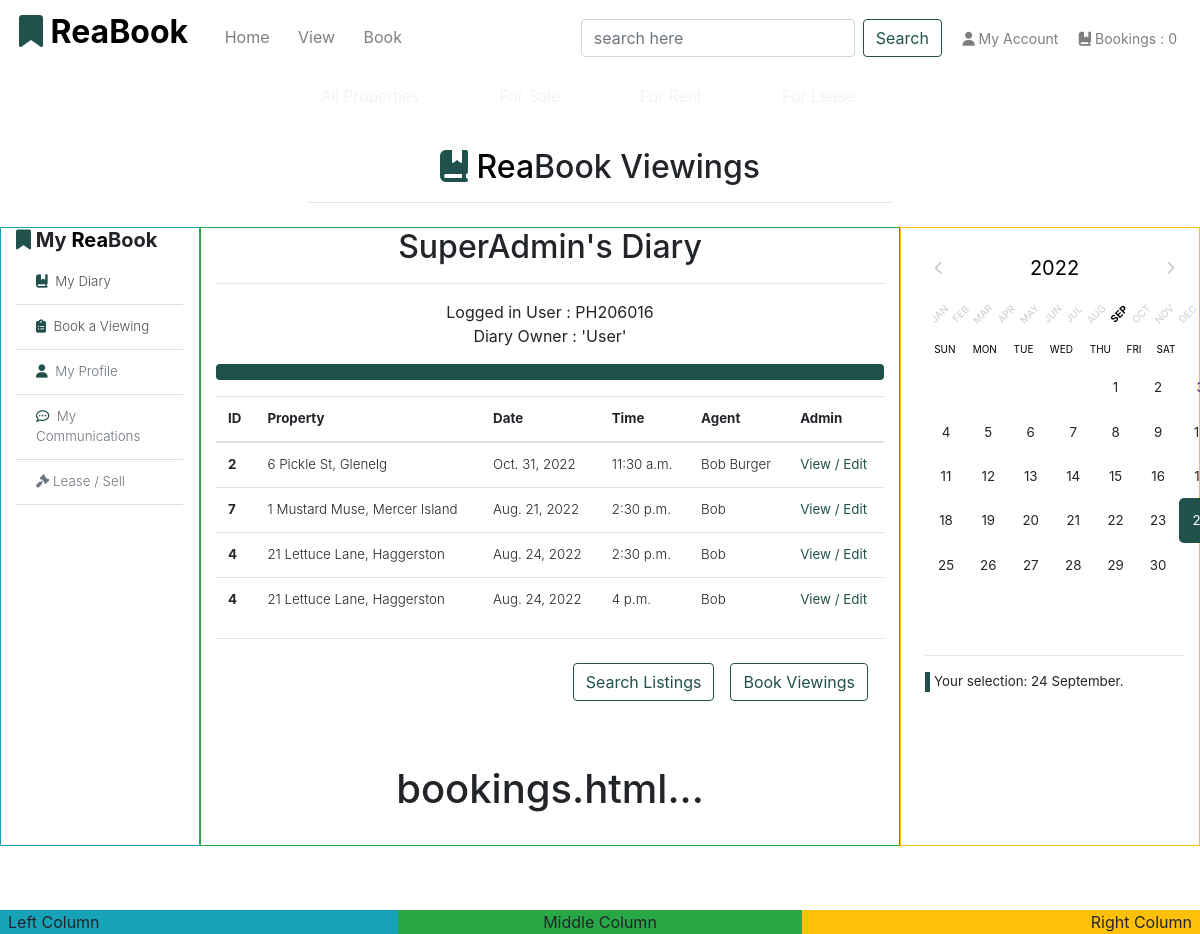
The app's page /book/diary/ (signed in), older data.
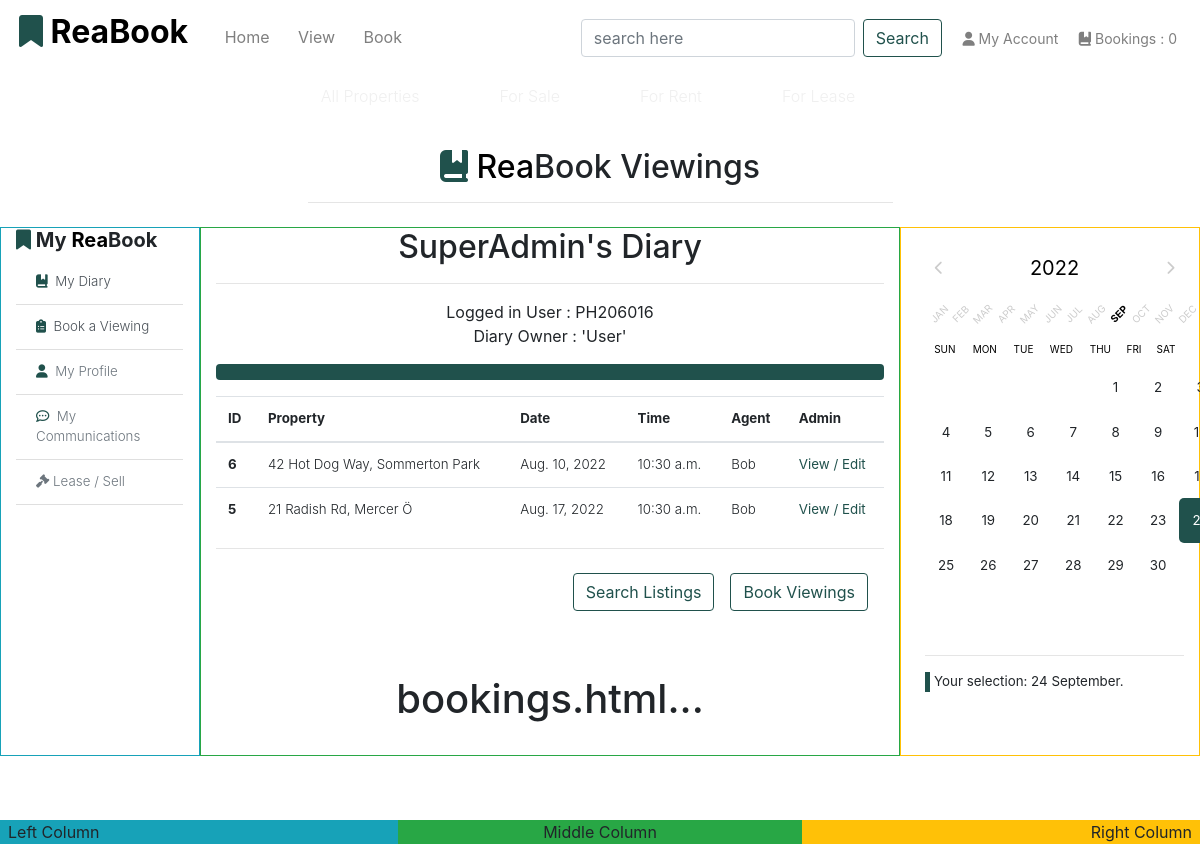
The same page, newer data.
### app_bookings/models.py (models this page shows, shortened)
class Booking(models.Model):
    booking_number = models.CharField(max_length=8, null=False, editable=False)
    property_id = models.ForeignKey('app_properties.Property', null=True, blank=True, on_delete=models.SET_NULL)
    booking_name = models.CharField(max_length=254, null=True, blank=True, default='15 min Viewing')
    date_of_viewing = models.DateField(default=date.today)
    time_of_viewing = models.TimeField(default=timezone.now)
    client_message = models.TextField(null=True, blank=True, max_length=140)
    date_submitted = models.DateTimeField(default=timezone.now)
    viewing_active = models.BooleanField(default=True)
    f_name = models.CharField(max_length=40)
    l_name = models.CharField(max_length=40)
    client_username = models.CharField(max_length=40, default='Create Username')
    client_email = models.EmailField(max_length=254)
    client_phone = models.IntegerField(null=True, blank=True, default=123456789)
    client_city = models.CharField(max_length=140, null=True, blank=True)
    client_state = models.CharField(max_length=10, null=True, blank=True)
    client_zip = models.CharField(max_length=10, default='123 45')
    client_country = models.CharField(max_length=140, null=True, blank=True)
    contact_ok = models.BooleanField(default=False)
    class Meta:
        verbose_name_plural = 'Bookings'

### app_properties/models.py (models this page shows)
class Property(models.Model):
    category = models.ForeignKey(
        'Category', null=True, blank=True, on_delete=models.SET_NULL
        )
    sector = models.ForeignKey(
        'Sector', null=True, blank=True, on_delete=models.SET_NULL
        )
    title_no = models.CharField(max_length=254, default='LT0000', unique=True)
    name = models.CharField(max_length=30)
    ribbon_feature = models.CharField(max_length=20, default="New Listing")
    description = models.TextField()
    sale_price = models.IntegerField(null=False, blank=False, default=1000000)
    rent_pw = models.IntegerField(null=False, blank=False, default=100000)
    rating = models.DecimalField(
        max_digits=3, decimal_places=1, null=True, blank=True
        )
    main_image_url = models.URLField(max_length=1024, null=True, blank=True)
    main_image = models.ImageField(null=True, blank=True)
    bath_image = models.ImageField(null=True, blank=True)
    kitchen_image = models.ImageField(null=True, blank=True)
    bedroom_image = models.ImageField(null=True, blank=True)
    living_image = models.ImageField(null=True, blank=True)
    main_image = models.ImageField(null=True, blank=True)
    bedrooms = models.IntegerField(null=False, blank=False)
    bathrooms = models.IntegerField(null=False, blank=False)
    carports = models.IntegerField(null=False, blank=False)
    land_area = models.IntegerField(null=True, blank=True)
    building_area = models.IntegerField(null=True, blank=True)
    air_conditioning = models.IntegerField(null=False, blank=False)
    unit_no = models.IntegerField(null=True, blank=True)
    house_no = models.IntegerField(null=True, blank=False, default="No.")
    level = models.IntegerField(null=True, blank=True)
    street = models.CharField(max_length=40, null=True, blank=False, default='Street')
    suburb = models.CharField(max_length=40)
    city = models.CharField(max_length=40)
    state = models.CharField(max_length=40, null=True, blank=True)
    country = models.CharField(max_length=40, null=True, blank=True)
    postcode = models.CharField(max_length=10)
    build_date = models.DateField(null=True, blank=True)
    list_date = models.DateField(auto_now_add=True)
    list_duration = models.IntegerField(null=False, blank=False, default=30)
    date_available = models.DateField(null=True, blank=True)
    owner_fname = models.CharField(max_length=254, null=True, blank=False)
    owner_lname = models.CharField(max_length=254, null=True, blank=False)
    viewings = models.BooleanField(default=True)
    realtor = models.CharField(max_length=256, null=True, blank=True, default='ReaBook.net')
    class Meta:
        verbose_name_plural = 'Properties'
        get_latest_by = 'list_date'
    def __str__(self):
        return f"{self.id}"

### app_bookings/views.py (the view)
# urls.py: path('diary/', views.user_diary, name='user_diary'),
def user_diary(request):
    prop = Property.objects.all()
    bookings = Booking.objects.all()
    context = {
        'bookings': bookings,
        'prop': prop,
        }
    return render(request, 'book/bookings.html', context)

### app_bookings/templates/book/bookings.html (shortened to what this page needs)
{% extends 'base.html' %}
{% load static %}
{% block content %}
{% if user.is_authenticated %}
{% include 'includes/bookings-base.html' %}
<div class="row">
    <div class="col-md-12 text-center mb-md-5 h-100">
        <h2 class="heading-section">{{ user.first_name }}'s Diary</h2>
        <hr>
        Logged in User : {{ user }}
        <br>
        Diary Owner : 'User'
        <br>
        <div class="progress my-3">
            <div class="progress-bar bg-green" role="progressbar" style="width: 100%" aria-valuenow="100" aria-valuemin="0" aria-valuemax="100"></div>
        </div>
        <div class="row mb-3">
            <div class="col text-lg-left">
                <div class="list-group list-group-flush" id="list-tab" role="tablist">
                    <table class="table table-hover">
                        <thead>
                            <tr>
                                <th scope="col">ID</th>
                                <th scope="col">Property</th>
                                <th scope="col">Date</th>
                                <th scope="col">Time</th>
                                <th scope="col">Agent</th>
                                <th scope="col">Admin</th>
                            </tr>
                        </thead>
                        <tbody class="font-weight-light">
                            {% for booking in bookings %}
                                <tr>
                                    <th scope="row">{{ booking.property_id }}</th>
                                    <td>{{ booking.property_id.house_no }} {{ booking.property_id.street }}, {{ booking.property_id.suburb }}</td>
                                    <td>{{ booking.date_of_viewing }}</td>
                                    <td>{{ booking.time_of_viewing }}</td>
                                    <td>{{ booking.property_id.realtor }}</td>
                                    <td>
                                        <a href="{% url 'update_booking' booking.id %}" aria-label="" class="reabook-logo"><strong>View / Edit</strong>
                                        </a>
                                    </td>
                                </tr>
                            {% endfor %}
                        </tbody>
                    </table>
                </div>
                <hr class="mt-0 mb-4">
                <div class="row">
                    <div class="col-lg-12">
                        <a href="{% url 'choose_bookings' %}" aria-label="">
                            <button class="btn btn-outline-reabook float-right mr-3" >Book Viewings</button>
                        </a>
                        <a href="{% url 'properties' %}" aria-label="">
                            <button class="btn btn-outline-reabook float-right mr-3" >Search Listings</button>
                        </a>
                    </div>
                </div>
            </div>
        </div>
    </div>
</div>
    <div class="row justify-content-center">
        <div class="col-12">
            <h1>bookings.html...</h1>
            <br>
        </div>
    </div>
{% include 'includes/bookings-base-calendar.html' %}
{% else %}
    {% include 'includes/account-required.html' %}
{% endif %}
{% endblock %}

Row changes from the older to the newer data that the page shows:
removed Booking: property_id "2", property_id.house_no "6", property_id.street "Pickle St", property_id.suburb "Glenelg", date_of_viewing "Oct. 31, 2022", time_of_viewing "11:30 a.m.", property_id.realtor "Bob Burger"
removed Booking: property_id "7", property_id.house_no "1", property_id.street "Mustard Muse", property_id.suburb "Mercer Island", date_of_viewing "Aug. 21, 2022", time_of_viewing "2:30 p.m.", property_id.realtor "Bob"
removed Booking: property_id "4", property_id.house_no "21", property_id.street "Lettuce Lane", property_id.suburb "Haggerston", date_of_viewing "Aug. 24, 2022", time_of_viewing "2:30 p.m.", property_id.realtor "Bob"
removed Booking: property_id "4", property_id.house_no "21", property_id.street "Lettuce Lane", property_id.suburb "Haggerston", date_of_viewing "Aug. 24, 2022", time_of_viewing "4 p.m.", property_id.realtor "Bob"
added Booking: property_id "6", property_id.house_no "42", property_id.street "Hot Dog Way", property_id.suburb "Sommerton Park", date_of_viewing "Aug. 10, 2022", time_of_viewing "10:30 a.m.", property_id.realtor "Bob"
added Booking: property_id "5", property_id.house_no "21", property_id.street "Radish Rd", property_id.suburb "Mercer Ö", date_of_viewing "Aug. 17, 2022", time_of_viewing "10:30 a.m.", property_id.realtor "Bob"
